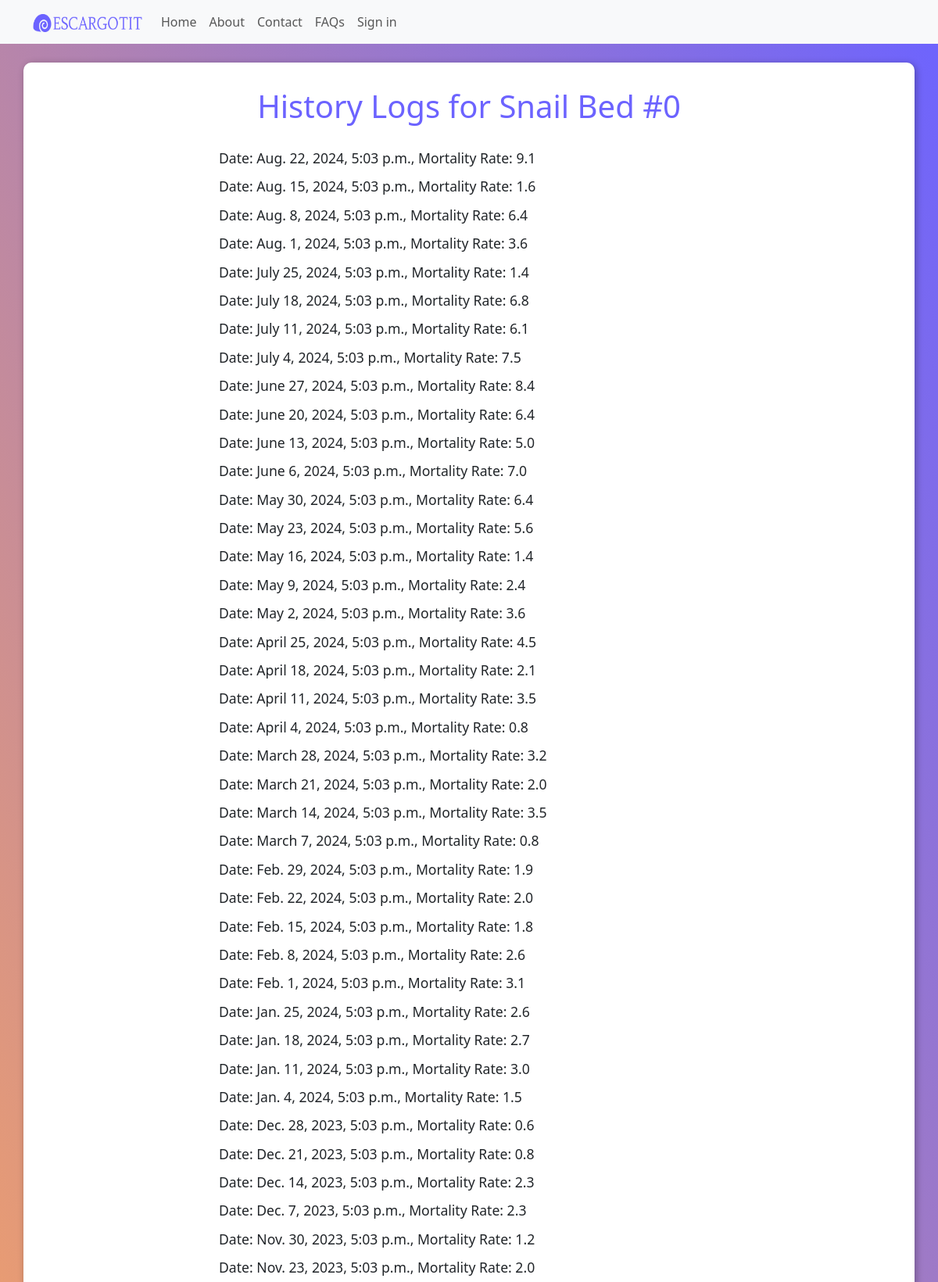
The app's page /view_mortality_rate_history/426/ (upper part) with its own data.
### core/models.py (models this page shows, shortened)
class SnailBed(models.Model):
    bed_name = models.CharField(max_length=100, unique=False, null=True, blank=True)
    user = models.ForeignKey(AdminUser, on_delete=models.CASCADE, null=True, blank=True, db_constraint=False)
    employee = models.ForeignKey(EmployeeUser, on_delete=models.SET_NULL, null=True, blank=True, db_constraint=False)
    snail_amount = models.IntegerField(null=True, blank=True)
    hatch_rate = models.ForeignKey('SnailHatchRate', on_delete=models.SET_NULL, null=True, blank=True)
    mortality_rate = models.ForeignKey('SnailMortalityRate', on_delete=models.SET_NULL, null=True, blank=True)
    maturity_rate = models.ForeignKey('TimeTakenToMature', on_delete=models.SET_NULL, null=True, blank=True)
    snail_feed = models.ForeignKey('SnailFeed', on_delete=models.SET_NULL, null=True, blank=True)

class SnailMortalityRate(models.Model):
    snail_bed = models.ForeignKey(SnailBed, on_delete=models.CASCADE)
    preexisting_snail_amount = models.IntegerField(null=True, blank=True)
    expired_snail_amount = models.IntegerField(default=0)
    mortality_rate_percentage = models.DecimalField(max_digits=5, decimal_places=2, null=True, blank=True)
    datetime = models.DateTimeField(default=timezone.now)
    @property
    def mortality_rate_percentage(self):
        if self.preexisting_snail_amount > 0:
            return round( (self.expired_snail_amount / self.preexisting_snail_amount) * 100 , 1)
        else:
            return 0

### core/views.py (the view)
# urls.py: path('view_mortality_rate_history/<int:snail_bed_id>/', views.SnailMortalityRateListView.as_view(), name='view_mortality_rate_history'),
class SnailMortalityRateListView(ListView):
    model = SnailMortalityRate
    template_name = 'history.html'
    context_object_name = 'history_data'
    def get_queryset(self):
        snail_bed = get_object_or_404(SnailBed, id=self.kwargs['snail_bed_id'])
        return SnailMortalityRate.objects.filter(snail_bed=snail_bed).order_by('-datetime')
    def get_context_data(self, **kwargs):
        context = super().get_context_data(**kwargs)
        context['snail_bed'] = get_object_or_404(SnailBed, id=self.kwargs['snail_bed_id'])
        return context

### core/templatetags/filters.py (called while the page is built)
@register.filter
def classname(obj):
    return obj.__class__.__name__

### templates/history.html (shortened to what this page needs)
{% extends "base/base.html" %}
{% load static %}
{% load filters %}
{% block scripts %}
    <link href="{% static 'css/history.css' %}" rel="stylesheet" type="text/css">
{% endblock %}
{% block content %}
<div class="main container mt-4">
    <h1>History Logs for {{ snail_bed.bed_name }}</h1>
    {% if history_data %}
        <ul>
            {% for record in history_data %}
                {% with record|classname as modelclass %}
                    {% if modelclass == "SnailHatchRate" %}
                        <li>Date: {{ record.datetime }},
                            Hatch Rate: {{ record.hatch_rate_percentage }}</li>
                    {% elif modelclass == "SnailMortalityRate" %}
                        <li>Date: {{ record.datetime }},
                            Mortality Rate: {{ record.mortality_rate_percentage }}</li>
                    {% elif modelclass == "SnailFeed" %}
                        <li>Date Feed given: {{ record.consumed_on }},
                            Grams of Feed given: {{ record.grams_feed_given }}</li>
                    {% endif %}
                {% endwith %}
            {% endfor %}
        </ul>
    {% else %}
        <h3> No data available </h3>
    {% endif %}
</div>
{% endblock %}

### static/css/history.css (style rules this page uses)
body { background: linear-gradient(to bottom left, #6c63ff, #ffa659); }
.main.container { background-color: white; box-shadow: 2px 2px 10px rgba(0, 0, 0, 0.3); border-radius: 10px; margin-top: 2rem; margin-bottom: 2rem; padding: 1rem 3rem; }
h1 { color: #6c63ff; padding: 1rem; text-align: center; }
.main ul { padding-left: 0; display: flex; flex-direction: column; align-content: center; align-items: flex-start; justify-content: flex-start; width: 40rem; margin-left: auto; margin-right: auto; }
.main li { list-style-type: none; font-size: 1.1rem; margin-top: 5px; margin-bottom: 5px; }

### records on screen
SnailBed: bed_name "Snail Bed #0"
SnailMortalityRate: datetime "Aug. 22, 2024, 5:03 p.m.", mortality_rate_percentage "9.1"
SnailMortalityRate: datetime "Aug. 15, 2024, 5:03 p.m.", mortality_rate_percentage "1.6"
SnailMortalityRate: datetime "Aug. 8, 2024, 5:03 p.m.", mortality_rate_percentage "6.4"
SnailMortalityRate: datetime "Aug. 1, 2024, 5:03 p.m.", mortality_rate_percentage "3.6"
SnailMortalityRate: datetime "July 25, 2024, 5:03 p.m.", mortality_rate_percentage "1.4"
SnailMortalityRate: datetime "July 18, 2024, 5:03 p.m.", mortality_rate_percentage "6.8"
SnailMortalityRate: datetime "July 11, 2024, 5:03 p.m.", mortality_rate_percentage "6.1"
SnailMortalityRate: datetime "July 4, 2024, 5:03 p.m.", mortality_rate_percentage "7.5"
SnailMortalityRate: datetime "June 27, 2024, 5:03 p.m.", mortality_rate_percentage "8.4"
SnailMortalityRate: datetime "June 20, 2024, 5:03 p.m.", mortality_rate_percentage "6.4"
SnailMortalityRate: datetime "June 13, 2024, 5:03 p.m.", mortality_rate_percentage "5.0"
SnailMortalityRate: datetime "June 6, 2024, 5:03 p.m.", mortality_rate_percentage "7.0"
SnailMortalityRate: datetime "May 30, 2024, 5:03 p.m.", mortality_rate_percentage "6.4"
SnailMortalityRate: datetime "May 23, 2024, 5:03 p.m.", mortality_rate_percentage "5.6"
SnailMortalityRate: datetime "May 16, 2024, 5:03 p.m.", mortality_rate_percentage "1.4"
SnailMortalityRate: datetime "May 9, 2024, 5:03 p.m.", mortality_rate_percentage "2.4"
SnailMortalityRate: datetime "May 2, 2024, 5:03 p.m.", mortality_rate_percentage "3.6"
SnailMortalityRate: datetime "April 25, 2024, 5:03 p.m.", mortality_rate_percentage "4.5"
SnailMortalityRate: datetime "April 18, 2024, 5:03 p.m.", mortality_rate_percentage "2.1"
SnailMortalityRate: datetime "April 11, 2024, 5:03 p.m.", mortality_rate_percentage "3.5"
SnailMortalityRate: datetime "April 4, 2024, 5:03 p.m.", mortality_rate_percentage "0.8"
SnailMortalityRate: datetime "March 28, 2024, 5:03 p.m.", mortality_rate_percentage "3.2"
SnailMortalityRate: datetime "March 21, 2024, 5:03 p.m.", mortality_rate_percentage "2.0"
SnailMortalityRate: datetime "March 14, 2024, 5:03 p.m.", mortality_rate_percentage "3.5"
SnailMortalityRate: datetime "March 7, 2024, 5:03 p.m.", mortality_rate_percentage "0.8"
SnailMortalityRate: datetime "Feb. 29, 2024, 5:03 p.m.", mortality_rate_percentage "1.9"
SnailMortalityRate: datetime "Feb. 22, 2024, 5:03 p.m.", mortality_rate_percentage "2.0"
SnailMortalityRate: datetime "Feb. 15, 2024, 5:03 p.m.", mortality_rate_percentage "1.8"
SnailMortalityRate: datetime "Feb. 8, 2024, 5:03 p.m.", mortality_rate_percentage "2.6"
SnailMortalityRate: datetime "Feb. 1, 2024, 5:03 p.m.", mortality_rate_percentage "3.1"
SnailMortalityRate: datetime "Jan. 25, 2024, 5:03 p.m.", mortality_rate_percentage "2.6"
SnailMortalityRate: datetime "Jan. 18, 2024, 5:03 p.m.", mortality_rate_percentage "2.7"
SnailMortalityRate: datetime "Jan. 11, 2024, 5:03 p.m.", mortality_rate_percentage "3.0"
SnailMortalityRate: datetime "Jan. 4, 2024, 5:03 p.m.", mortality_rate_percentage "1.5"
SnailMortalityRate: datetime "Dec. 28, 2023, 5:03 p.m.", mortality_rate_percentage "0.6"
SnailMortalityRate: datetime "Dec. 21, 2023, 5:03 p.m.", mortality_rate_percentage "0.8"
SnailMortalityRate: datetime "Dec. 14, 2023, 5:03 p.m.", mortality_rate_percentage "2.3"
SnailMortalityRate: datetime "Dec. 7, 2023, 5:03 p.m.", mortality_rate_percentage "2.3"
SnailMortalityRate: datetime "Nov. 30, 2023, 5:03 p.m.", mortality_rate_percentage "1.2"
SnailMortalityRate: datetime "Nov. 23, 2023, 5:03 p.m.", mortality_rate_percentage "2.0"
